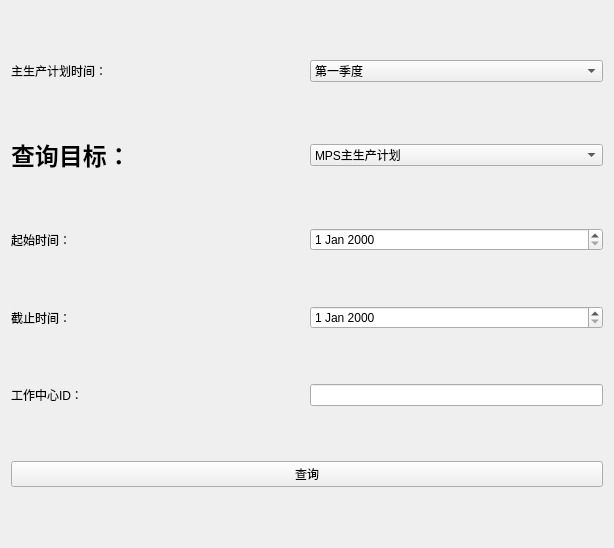
<?xml version="1.0" encoding="UTF-8"?>
<ui version="4.0">
 <class>Form</class>
 <widget class="QWidget" name="Form">
  <property name="geometry">
   <rect>
    <x>0</x>
    <y>0</y>
    <width>614</width>
    <height>548</height>
   </rect>
  </property>
  <property name="windowTitle">
   <string>Form</string>
  </property>
  <layout class="QVBoxLayout" name="verticalLayout">
   <item>
    <layout class="QHBoxLayout" name="horizontalLayout_2">
     <item>
      <widget class="QLabel" name="label">
       <property name="styleSheet">
        <string notr="true">font: 700 18pt &quot;STHeiti&quot;;</string>
       </property>
       <property name="text">
        <string>主生产计划时间：</string>
       </property>
       <property name="alignment">
        <set>Qt::AlignLeading|Qt::AlignLeft|Qt::AlignVCenter</set>
       </property>
      </widget>
     </item>
     <item>
      <widget class="QComboBox" name="TIME">
       <property name="styleSheet">
        <string notr="true">font: 18pt &quot;STKaiti&quot;;</string>
       </property>
       <item>
        <property name="text">
         <string>第一季度</string>
        </property>
       </item>
       <item>
        <property name="text">
         <string>第二季度</string>
        </property>
       </item>
       <item>
        <property name="text">
         <string>第三季度</string>
        </property>
       </item>
       <item>
        <property name="text">
         <string>第四季度</string>
        </property>
       </item>
      </widget>
     </item>
    </layout>
   </item>
   <item>
    <layout class="QHBoxLayout" name="horizontalLayout_3">
     <item>
      <widget class="QLabel" name="label_2">
       <property name="font">
        <font>
         <family>STHeiti</family>
         <pointsize>18</pointsize>
         <italic>false</italic>
         <bold>true</bold>
        </font>
       </property>
       <property name="styleSheet">
        <string notr="true">font: 700 18pt &quot;STHeiti&quot;;</string>
       </property>
       <property name="text">
        <string>查询目标：</string>
       </property>
      </widget>
     </item>
     <item>
      <widget class="QComboBox" name="target">
       <property name="styleSheet">
        <string notr="true">font: 18pt &quot;STKaiti&quot;;</string>
       </property>
       <item>
        <property name="text">
         <string>MPS主生产计划</string>
        </property>
       </item>
       <item>
        <property name="text">
         <string>MRP物料需求计划</string>
        </property>
       </item>
       <item>
        <property name="text">
         <string>车间工作采购单</string>
        </property>
       </item>
       <item>
        <property name="text">
         <string>车间工作作业计划</string>
        </property>
       </item>
       <item>
        <property name="text">
         <string>派工单</string>
        </property>
       </item>
       <item>
        <property name="text">
         <string>领料单</string>
        </property>
       </item>
      </widget>
     </item>
    </layout>
   </item>
   <item>
    <layout class="QHBoxLayout" name="horizontalLayout_4">
     <item>
      <widget class="QLabel" name="label_4">
       <property name="styleSheet">
        <string notr="true">font: 700 18pt &quot;STHeiti&quot;;</string>
       </property>
       <property name="text">
        <string>起始时间：</string>
       </property>
      </widget>
     </item>
     <item>
      <widget class="QDateEdit" name="start">
       <property name="styleSheet">
        <string notr="true">font: 18pt &quot;STKaiti&quot;;</string>
       </property>
      </widget>
     </item>
    </layout>
   </item>
   <item>
    <layout class="QHBoxLayout" name="horizontalLayout_5">
     <item>
      <widget class="QLabel" name="label_5">
       <property name="styleSheet">
        <string notr="true">font: 700 18pt &quot;STHeiti&quot;;</string>
       </property>
       <property name="text">
        <string>截止时间：</string>
       </property>
      </widget>
     </item>
     <item>
      <widget class="QDateEdit" name="ddl">
       <property name="styleSheet">
        <string notr="true">font: 18pt &quot;STKaiti&quot;;</string>
       </property>
      </widget>
     </item>
    </layout>
   </item>
   <item>
    <layout class="QHBoxLayout" name="horizontalLayout_6">
     <item>
      <widget class="QLabel" name="label_3">
       <property name="styleSheet">
        <string notr="true">font: 700 18pt &quot;Heiti SC&quot;;</string>
       </property>
       <property name="text">
        <string>工作中心ID：</string>
       </property>
      </widget>
     </item>
     <item>
      <widget class="QLineEdit" name="workID">
       <property name="sizePolicy">
        <sizepolicy hsizetype="Minimum" vsizetype="Fixed">
         <horstretch>0</horstretch>
         <verstretch>0</verstretch>
        </sizepolicy>
       </property>
       <property name="styleSheet">
        <string notr="true">font: 18pt &quot;STKaiti&quot;;</string>
       </property>
       <property name="frame">
        <bool>true</bool>
       </property>
      </widget>
     </item>
    </layout>
   </item>
   <item>
    <widget class="QPushButton" name="pushButton">
     <property name="styleSheet">
      <string notr="true">font: 24pt &quot;STKaiti&quot;;</string>
     </property>
     <property name="text">
      <string>查询</string>
     </property>
    </widget>
   </item>
  </layout>
 </widget>
 <resources/>
 <connections/>
</ui>
